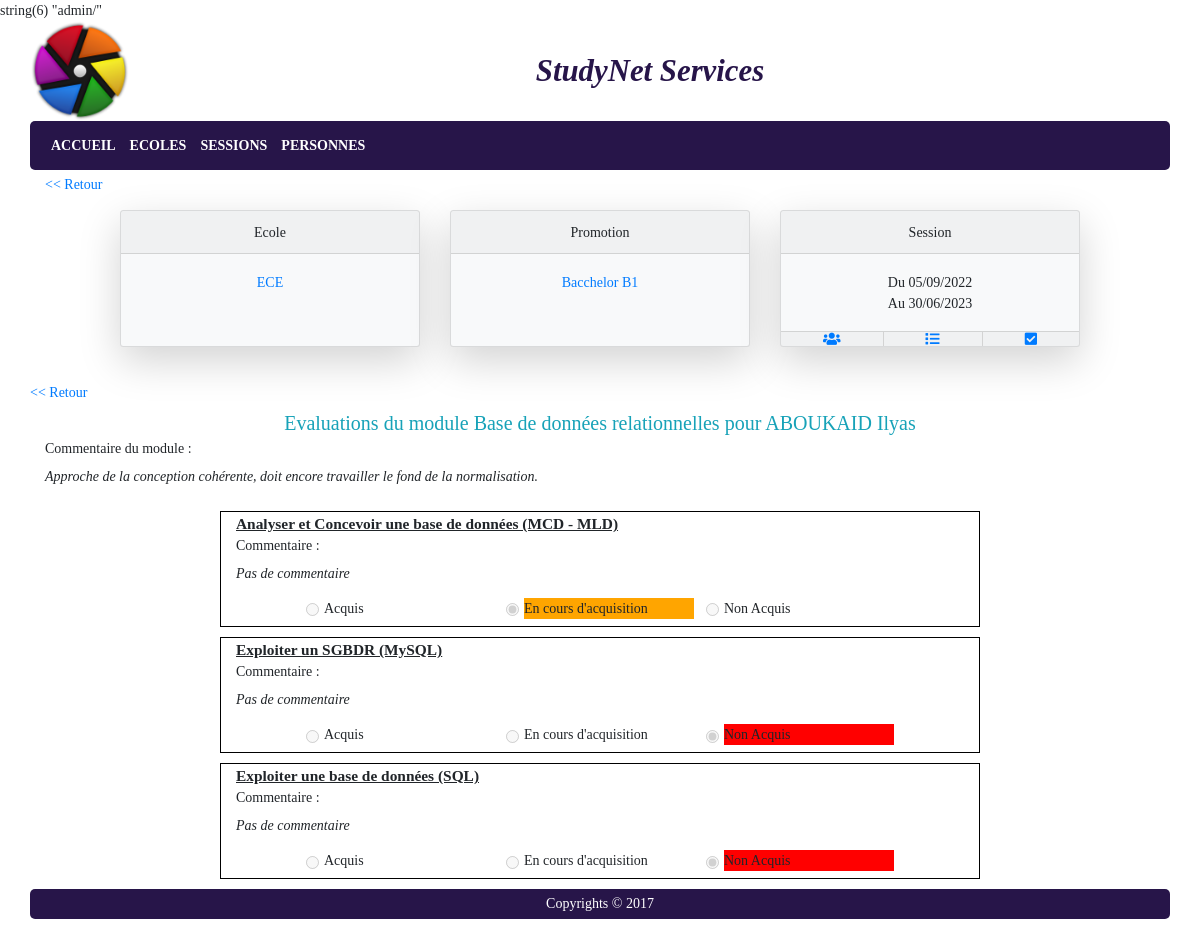
/index.php?p=periodesformation&a=viewdetailsevaluations&idetudiant=496&idpf=46&idmodule=120 (signed in), run on the app's committed database.
### tables this page shows
CREATE TABLE `promotion` (
  `promo_id` int NOT NULL AUTO_INCREMENT,
  `promo_libelle` varchar(50) NOT NULL,
  `eco_id` int NOT NULL,
  PRIMARY KEY (`promo_id`),
  KEY `FK_promotion_eco_id` (`eco_id`),
  CONSTRAINT `FK_promotion_eco_id` FOREIGN KEY (`eco_id`) REFERENCES `ecole` (`eco_id`)
);

CREATE TABLE `ecole` (
  `eco_id` int NOT NULL AUTO_INCREMENT,
  `eco_nom` varchar(50) NOT NULL,
  `eco_logo` varchar(255) DEFAULT NULL,
  PRIMARY KEY (`eco_id`)
);

CREATE TABLE `periodeformation` (
  `pf_id` int NOT NULL AUTO_INCREMENT,
  `pf_datedebut` date NOT NULL,
  `pf_datefin` date NOT NULL,
  `pf_duree` int NOT NULL,
  `promo_id` int NOT NULL,
  `resp_id` int DEFAULT NULL,
  `statpf_id` int NOT NULL DEFAULT '1',
  PRIMARY KEY (`pf_id`),
  KEY `FK_periodeformation_promo_id` (`promo_id`),
  KEY `FK_PERFOR_RESP` (`resp_id`),
  KEY `FK_PF_STATPF` (`statpf_id`),
  CONSTRAINT `FK_PERFOR_RESP` FOREIGN KEY (`resp_id`) REFERENCES `responsablePedago` (`resp_id`),
  CONSTRAINT `FK_periodeformation_promo_id` FOREIGN KEY (`promo_id`) REFERENCES `promotion` (`promo_id`),
  CONSTRAINT `FK_PF_STATPF` FOREIGN KEY (`statpf_id`) REFERENCES `statutpf` (`statpf_id`)
);

CREATE TABLE `module` (
  `mod_id` int NOT NULL AUTO_INCREMENT,
  `mod_libelle` varchar(200) NOT NULL,
  `mod_code` varchar(20) DEFAULT NULL,
  `mod_details` text,
  `mod_duree` int NOT NULL,
  `unit_id` int DEFAULT NULL,
  PRIMARY KEY (`mod_id`),
  KEY `FK_MOD_UNIT` (`unit_id`),
  CONSTRAINT `FK_MOD_UNIT` FOREIGN KEY (`unit_id`) REFERENCES `uniteenseignement` (`unit_id`)
);

CREATE TABLE `etudiant` (
  `etu_id` int NOT NULL AUTO_INCREMENT,
  `etu_photo` varchar(255) DEFAULT NULL,
  `pers_id` int NOT NULL,
  PRIMARY KEY (`etu_id`),
  KEY `FK_ETU_PERS` (`pers_id`),
  CONSTRAINT `FK_ETU_PERS` FOREIGN KEY (`pers_id`) REFERENCES `personne` (`pers_id`)
);

CREATE TABLE `personne` (
  `pers_id` int NOT NULL AUTO_INCREMENT,
  `pers_nom` varchar(50) NOT NULL,
  `pers_prenom` varchar(50) NOT NULL,
  `pers_email` varchar(250) DEFAULT NULL,
  `us_id` int DEFAULT NULL,
  PRIMARY KEY (`pers_id`),
  KEY `FK_PERS_USER` (`us_id`),
  CONSTRAINT `FK_PERS_USER` FOREIGN KEY (`us_id`) REFERENCES `userAuth` (`us_id`)
);

CREATE TABLE `intervenant` (
  `int_id` int NOT NULL AUTO_INCREMENT,
  `pers_id` int NOT NULL,
  PRIMARY KEY (`int_id`),
  KEY `FK_INT_PERS` (`pers_id`),
  CONSTRAINT `FK_INT_PERS` FOREIGN KEY (`pers_id`) REFERENCES `personne` (`pers_id`)
);

CREATE TABLE `participer` (
  `part_appreciation` text,
  `etu_id` int NOT NULL,
  `mod_id` int NOT NULL,
  PRIMARY KEY (`etu_id`,`mod_id`),
  KEY `FK_appreciation_mod_id` (`mod_id`),
  CONSTRAINT `FK_appreciation_etu_id` FOREIGN KEY (`etu_id`) REFERENCES `etudiant` (`etu_id`),
  CONSTRAINT `FK_appreciation_mod_id` FOREIGN KEY (`mod_id`) REFERENCES `module` (`mod_id`)
);

CREATE TABLE `contenumodule` (
  `cmod_id` int NOT NULL AUTO_INCREMENT,
  `cmod_libelle` varchar(250) NOT NULL,
  `cmod_details` text,
  `cmod_chrono` tinyint NOT NULL,
  `mod_id` int NOT NULL,
  PRIMARY KEY (`cmod_id`),
  KEY `FK_contenumodule_mod_id` (`mod_id`),
  CONSTRAINT `FK_contenumodule_mod_id` FOREIGN KEY (`mod_id`) REFERENCES `module` (`mod_id`)
);

### core/views/admin/view_afficheevaluations.php (the view, shortened to what the rows shown need)
<?php
    $commentaireModule = Evaluation::getAppreciationModule($etudiant->getId(), $module->getIntervenant()->getId(), $module->getId());
?>
<section id="content_body" class="row formaffiche">
	<nav class="navinterne">
		<?php print('<a href="index.php?p=periodesformation&a=listemodules&idetudiant='.$etudiant->getId().'&idpf='.$pf->getId().'" title="Retour à la liste des modules"><< Retour</a>'); ?>
	</nav>
	<header class="col-12 text-center text-info" style="font-size: 20px">
		Evaluations du module <?php print($module->getLibelle()); ?> pour
		<?php print($etudiant->getNom().' '.$etudiant->getPrenom()); ?>
	</header>
	<section class="col-12">
		<label>Commentaire du module :</label><br />
		<p class="commentaire"><?php print($commentaireModule); ?></p>
	</section>
	<?php
		$script = '';
		foreach ($listeContenusModule as $contenuModule){
            $eval = Evaluation::getById($etudiant->getId(), $module->getIntervenant()->getId(), $contenuModule->getId());
            $acquis = $eval->estAcquis()?' checked':'';
            $enacquisition = $eval->estEnCoursAcquisition()?' checked':'';
            $nonacquis = $eval->estNonAcquis()?' checked':'';
			$script .= '<section class="col-8 offset-2 evalcontenumodule">';
			$script .= '<header class="libelle">'.$contenuModule->getLibelle().'</header>';
			$script .= '<label>Commentaire :</label><br /><p class="commentaire">'.($eval->getCommentaire()!=null?$eval->getCommentaire():'Pas de commentaire').'</p>';
			$script .= '<section class="radio">';
            $radioName = 'btradioeval_'.$contenuModule->getId();
            $radioId = 'btradioeval_'.$eval->getPrimaryKey();
			$script .= '<span><input type="radio" name="'.$radioName.'" id="'.$radioId.'" value="A"'.$acquis.' disabled><label for="'.$radioId.'" class="'.($eval->estAcquis()?'eval_A':'').'">Acquis</label></span>';
			$script .= '<span><input type="radio" name="'.$radioName.'" id="'.$radioId.'" value="EA"'.$enacquisition.' disabled><label for="'.$radioId.'" class="'.($eval->estEnCoursAcquisition()?'eval_EA':'').'">En cours d\'acquisition</label></span>';
            $script .= '<span><input type="radio" name="'.$radioName.'" id="'.$radioId.'" value="NA"'.$nonacquis.' disabled><label for="'.$radioId.'" class="'.($eval->estNonAcquis()?'eval_NA':'').'">Non Acquis</label></span>';
			$script .= '</section>';
			$script .= '</section>';
		}
		print($script);
	?>
</section>

### core/views/admin/view_enteteperiodesformations.php (shortened to what the rows shown need)
<section class="container content_body">
	<section class="row card-deck justify-content-center">
		<div class="card bg-light mb-4 shadow-lg text-center" style="max-width: 300px">
			<div class="card-body">
				<?php
					if (is_null($promo)){
						print('<a href="index.php?p=ecoles" class="card-link">Toutes</a>');
					}else{
						print('<a href="index.php?p=promotions&idecole='.$promo->getIdEcole().'">'.Ecole::getById($promo->getIdEcole())->getNom().'</a>');
					}
				?>
			</div>
		</div>
		<div class="card bg-light mb-4 shadow-lg text-center" style="max-width: 300px">
			<div class="card-body">
				<?php
					if (is_null($promo)){
						print('<a href="index.php?p=promotions" class="card-link">Toutes</a>');
					}else {
						if ($action != 'listepf'){
							print('<a href="index.php?p=periodesformation&a=listepf&idpromo='.$promo->getId().'">'.$promo->getLibelle().'</a>');
						}else{
							print($promo->getLibelle());
						}
					}
				?>
			</div>
		</div>
		<?php
			if (!is_null($pf)){
			?>
			<div class="card bg-light mb-4 shadow-lg text-center" style="max-width: 300px">
				<div class="card-header">Session</div>
				<div class="card-body">
					<p class="card-text">Du <?php print($pf->getDateDebut()); ?><br />Au <?php print($pf->getDateFin()); ?></p>
				</div>
				<div class="card-footer">
					<span><a href="index.php?p=periodesformation&a=listeetudiants&idpf=<?=$pf->getId()?>" title="Liste des étudiants"><span class="fas fa-users align-middle"></span></a></span>
					<span><a href="index.php?p=periodesformation&a=listemodules&idpf=<?=$pf->getId()?>" title="Liste des modules"><span class="fas fa-list align-middle"></span></a></span>
					<span><a href="index.php?p=periodesformation&a=participations&idpf=<?=$pf->getId()?>" title="Gérer la participation des étudiants aux modules"><span class="fas fa-check-square align-middle"></span></a></span>
				</div>
			</div>
			<?php
			}
		?>
	</section>
</section>

### data on the page
promotion: eco.eco_nom "ECE", promo_libelle "Bacchelor B1"
periodeformation: pf_datedebut "05/09/2022", pf_datefin "30/06/2023"
module: mod_libelle "Base de données relationnelles"
etudiant: pers.pers_nom "ABOUKAID", pers.pers_prenom "Ilyas"
intervenant: int_id.part_appreciation "Approche de la conception cohérente, doit encore travailler le fond de la normalisation."
contenumodule: cmod_libelle "Analyser et Concevoir une base de données (MCD - MLD)"
contenumodule: cmod_libelle "Exploiter un SGBDR (MySQL)"
contenumodule: cmod_libelle "Exploiter une base de données (SQL)"

### other printed values
$pageTitle "StudyNet Services"
$this->libelle "ACCUEIL"
$this->libelle "ECOLES"
$this->libelle "SESSIONS"
$this->libelle "PERSONNES"
